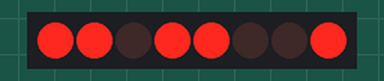
This sketch was run on a simulated Arduino Uno, built with avr-gcc and run on an emulated ATmega328P. Parts: 8 shift-register outputs drawn as a row of LEDs (first output left, lit = HIGH). Wiring (inferred from the names in the program): shift register (74HC595): data pin 12; shift clock pin 9; latch pin 11. Wiring (inferred from the signals the program sends): row of LEDs: on Q0, Q1, Q2, Q3, Q4, Q5, Q6, Q7.

Above: at 0.5 s.
At 2.5 s:
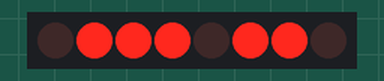
At 3.5 s:
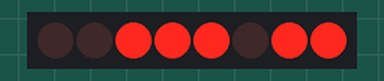
At 4.5 s:
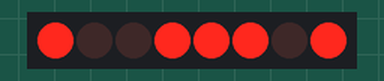
At 6.5 s:
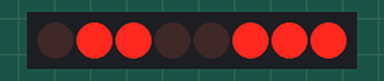
At 9.5 s:
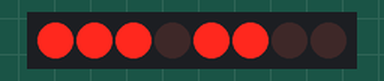
Timing chart, 0 to 10.4 s (numbered marks = the images above):
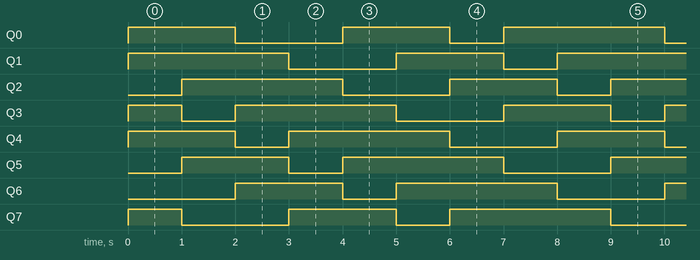

The sketch:

44-Circular-Shift.ino
```cpp
/**
 * Homework 44 - Circular Shift

  Slide to the left or right
 */

int latchPin=11;
int clockPin=9;
int dataPin=12;
int dt=1000;
int MSB;
int LSB;

byte myByte=0b11011001;

void setup() {
  Serial.begin(9600);
  pinMode(latchPin,OUTPUT);
  pinMode(dataPin,OUTPUT);
  pinMode(clockPin,OUTPUT);
}

void loop() {
  digitalWrite(latchPin,LOW);
  shiftOut(dataPin,clockPin, LSBFIRST, myByte);
  digitalWrite(latchPin,HIGH);
  delay(dt);

  //Circular Shift Right

/*
  MSB = myByte / 128;
  myByte = myByte*2;
  myByte+=MSB; //Adding to LSB
*/

  //Circular Shift Left

  LSB = myByte % 2;
  myByte = myByte/2;
  myByte += LSB * 128; //2^7 because MSB is worth 2^7 abnd it needs to go there


}
```

Measured:
- by itself, Q0–2, Q7: repeats every 8.0 s: LOW 2.0 s, HIGH 2.0 s, LOW 1.0 s, HIGH 3.0 s
- by itself, Q3–6: repeats every 8.0 s: LOW 1.0 s, HIGH 3.0 s, LOW 2.0 s, HIGH 2.0 s
- by itself, everything shown: repeats every 8.0 s, in 8 steps
